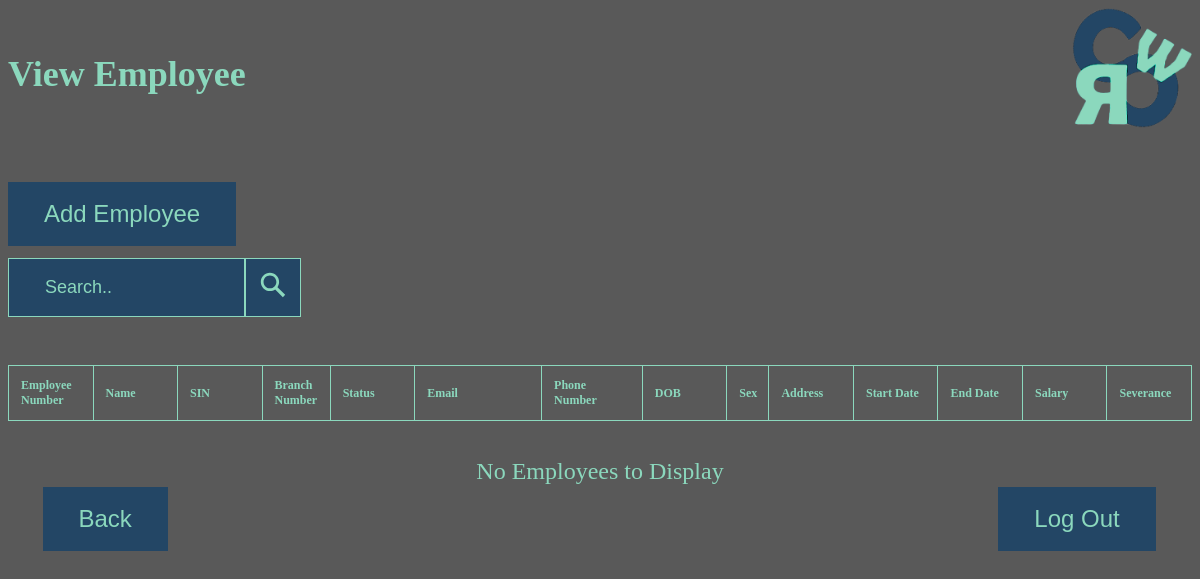
Page /cpsc471_project/owner_emp_view.php on the earlier database version.
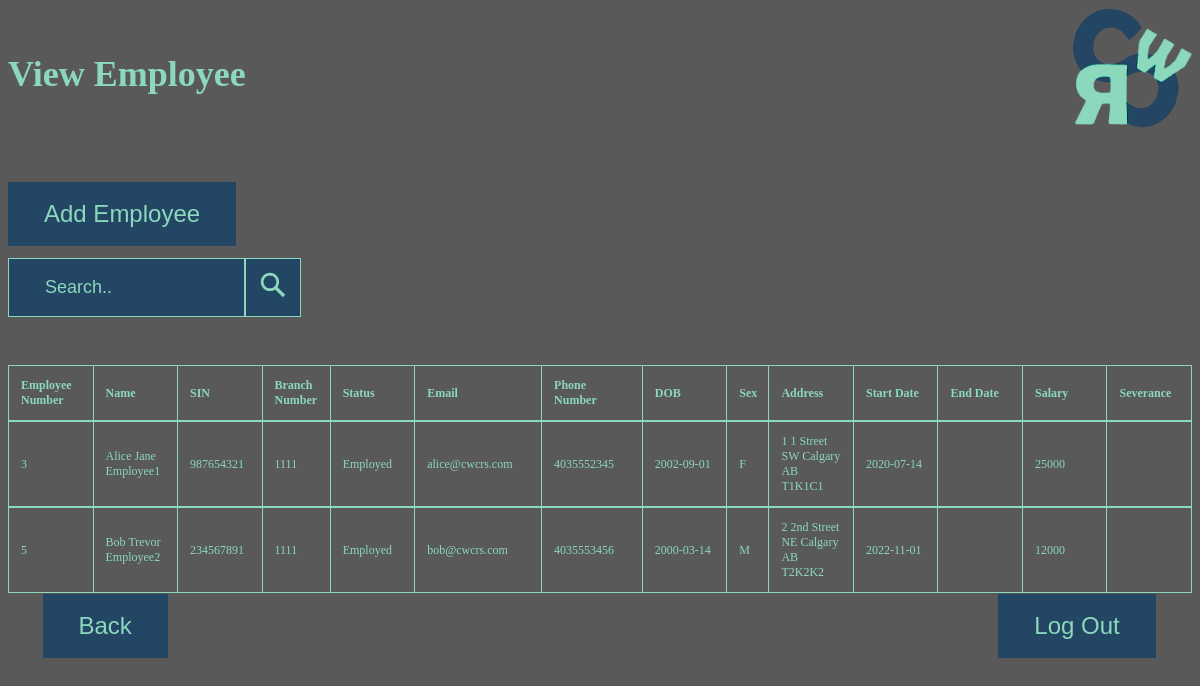
Same page on the later database version.
### tables this page shows
CREATE TABLE `employee` (
  `E_UserID` int(11) NOT NULL,
  `SIN` char(9) NOT NULL,
  `Branch_no` int(11) NOT NULL
);

CREATE TABLE `employs` (
  `E_UserID` int(11) NOT NULL,
  `O_UserID` int(11) NOT NULL,
  `Employment_status` varchar(20) NOT NULL,
  `Start_date` date NOT NULL,
  `End_date` date DEFAULT NULL,
  `Salary` float DEFAULT NULL,
  `Severance` float DEFAULT NULL
);

CREATE TABLE `users` (
  `UserID` int(11) NOT NULL,
  `First_name` varchar(50) NOT NULL,
  `Middle_name` varchar(50) DEFAULT NULL,
  `Last_name` varchar(50) NOT NULL,
  `Email` varchar(50) NOT NULL,
  `Phone_number` char(10) DEFAULT NULL,
  `DOB` date DEFAULT NULL,
  `Sex` char(1) DEFAULT NULL,
  `Street_no` varchar(10) DEFAULT NULL,
  `Street_name` varchar(50) DEFAULT NULL,
  `City` varchar(50) DEFAULT NULL,
  `Province` char(2) DEFAULT NULL,
  `Postal_code` char(6) DEFAULT NULL
);

### cpsc471_project/owner_emp_view.php (the view, shortened to what this page needs)
<!DOCTYPE html>
<html>
<head>
</head>
<body>
<div class="header">
<h1 style="font-size:3vw">
View Employee
</h1>
    <img src="logo.png" alt="logo" width=2vw height=2vw/>
</div>
    <button class= "button" type="button" onclick="window.location.href='owner_emp_add.php'">Add Employee</button>
    <form action="owner_emp_view_post.php" class = "searchbar" method="post">
      <input type="search" placeholder="Search.." name="search">
     <button class = "searchbutton" class= "submitbutton" type="submit" name="submit" value="Submit">
      </button>
    </form>
  <br>
  <br>
  <table class="ins_table">
    <tr>
        <th width = 20%>Employee Number</th>
        <th width = 20%>Name</th>
        <th width = 20%>SIN</th>
        <th width = 15%>Branch Number</th>
        <th width = 20%>Status</th>
        <th width = 33%>Email</th>
        <th width = 25%>Phone Number</th>
        <th width = 20%>DOB</th>
        <th width = 7%>Sex</th>
        <th width = 20%>Address</th>
        <th width = 20%>Start Date</th>
        <th width = 20%>End Date</th>
        <th width = 20%>Salary</th>
        <th width = 20%>Severance</th>
</tr>
        </table>
        <table>
<?php
    $con = mysqli_connect("localhost","root","","cwcrs_db");
    $sql = "SELECT * FROM employee as emp, employs as e, users as u
            WHERE u.UserID = emp.E_UserID
            AND emp.E_UserID = e.E_UserID";
    $result = $con->query($sql);
    if ($result->num_rows > 0) {
        while($row = $result->fetch_assoc()) {
                echo "<table class='ins_table2'>
                        <tr>
                        <td width = 20%>" . $row["E_UserID"] . "</td>
                        <td width = 20%>" . $row["First_name"] . " " . $row["Middle_name"] . " " . $row["Last_name"] ."</td>
                        <td width = 20%>" . $row["SIN"] . "</td>
                        <td width = 15%>" . $row["Branch_no"] . "</td>
                        <td width = 20%>" . $row["Employment_status"] . "</td>
                        <td width = 33%>" . $row["Email"] . "</td>
                        <td width = 25%>" . $row["Phone_number"] . "</td>
                        <td width = 20%>" . $row["DOB"] . "</td>
                        <td width = 7%>" . $row["Sex"] . "</td>
                        <td width = 20%>" . $row["Street_no"] . " " . $row["Street_name"] . " " . $row["City"] . " " . $row["Province"] . " " . $row["Postal_code"] . "</td>
                        <td width = 20%>" . $row["Start_date"] . "</td>
                        <td width = 20%>" . $row["End_date"] . "</td>
                        <td width = 20%>" . $row["Salary"] . "</td>
                        <td width = 20%>" . $row["Severance"] . "</td>
                        </tr> </table>";
        }
      } else {
        echo "<br>";
        echo "<br>";
        echo "<table class='no_cust'>";
        echo "<tr>";
        echo "<td>";
        echo "No Employees to Display";
        echo "</td>";
        echo "</tr>";
        echo "</table>";
      }
?>
</table>
  <table class="bottom_table">
  <tr>
    <td>
    <button class= "backbutton" text-align=left type="button" onclick="window.location.href='owner_start.php'"> Back</button>
</td>
<td>
</td>
<td>
</td>
<td>
</td>
<td>
</td>
<td>
    <button class= "logoutbutton" type="button" onclick="window.location.href='login.php'"> Log Out</button>
</td>
</tr>
</table>
    </body>
    </html>

Differences in the rows shown:
added employee: employs.E_UserID "3", E_UserID.First_name "Alice", E_UserID.Middle_name "Jane", E_UserID.Last_name "Employee1", SIN "987654321", Branch_no "1111", employs.Employment_status "Employed", E_UserID.Email "alice@cwcrs.com", E_UserID.Phone_number "4035552345", E_UserID.DOB "2002-09-01", E_UserID.Sex "F", E_UserID.Street_no "1", E_UserID.Street_name "1 Street SW", E_UserID.City "Calgary", E_UserID.Province "AB", E_UserID.Postal_code "T1K1C1", employs.Start_date "2020-07-14", employs.Salary "25000"
added employee: employs.E_UserID "5", E_UserID.First_name "Bob", E_UserID.Middle_name "Trevor", E_UserID.Last_name "Employee2", SIN "234567891", Branch_no "1111", employs.Employment_status "Employed", E_UserID.Email "bob@cwcrs.com", E_UserID.Phone_number "4035553456", E_UserID.DOB "2000-03-14", E_UserID.Sex "M", E_UserID.Street_no "2", E_UserID.Street_name "2nd Street NE", E_UserID.City "Calgary", E_UserID.Province "AB", E_UserID.Postal_code "T2K2K2", employs.Start_date "2022-11-01", employs.Salary "12000"
Other differences:
text no longer shown: "No Employees to Display"
